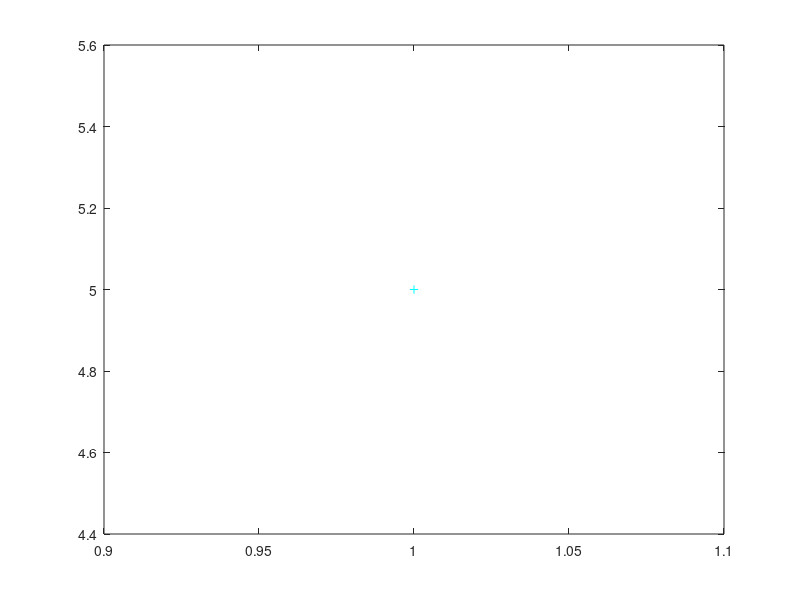

The MATLAB script that drew this image:
x= [1 1;5 1];
sum =  5;
if(sign(sum)==1)
    plot(x(1),x(2),'c+:')
    display('case1:above the line');
else
    plot(x(1),x(2),'c+:')
    display('case2:below the line');
end